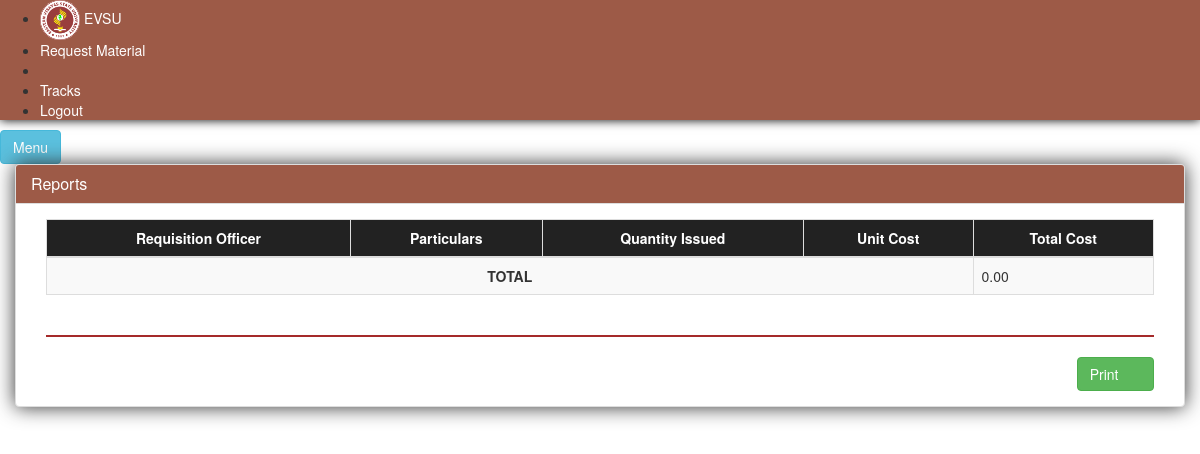
Before: /index.php/iar/reports_supply with the older database file.
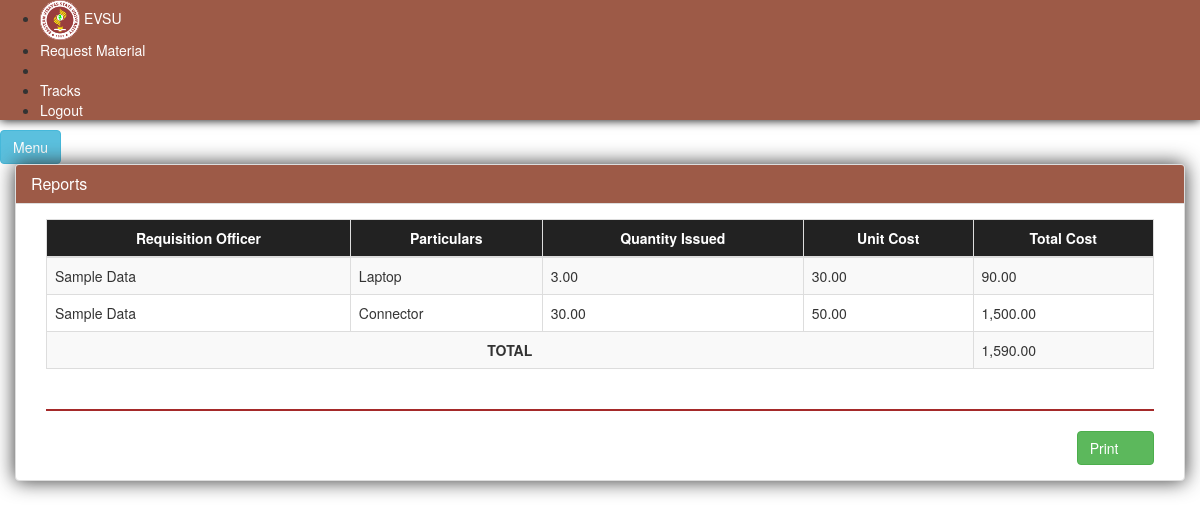
After: the same page with the newer database file.
### tables this page shows
CREATE TABLE IF NOT EXISTS `tbl_po_prices` (
`id` int(11) NOT NULL,
  `mid` int(11) NOT NULL,
  `poid` int(11) NOT NULL,
  `matlistid` int(11) NOT NULL,
  `unitprice` decimal(11,2) NOT NULL
);

CREATE TABLE IF NOT EXISTS `tbl_material_list` (
`id` int(11) NOT NULL,
  `description` varchar(50) NOT NULL,
  `unit` varchar(50) NOT NULL,
  `quantity` decimal(11,2) NOT NULL,
  `unitcost` decimal(11,2) NOT NULL,
  `mid` int(11) NOT NULL,
  `status` int(11) NOT NULL,
  `mat_type` int(11) NOT NULL
);

CREATE TABLE IF NOT EXISTS `material_type` (
`id` int(11) NOT NULL,
  `description` varchar(50) NOT NULL
);

### application/controllers/Iar.php (called while the page is built, shortened)
<?php
	Class Iar extends CI_Controller
	{
        public function reports_supply(){
            $this->load->model('iar_model');
            $this->load->view('report/reports_supply', '');
            $this->load->view('include/footer');
        }
	}
?>

### index.php (called while the page is built, shortened)
<?php
require_once BASEPATH.'core/CodeIgniter.php';

### application/models/Iar_model.php (called while the page is built, shortened)
<?php
	class Iar_model extends CI_Model
	{
        public function getSupplyReports(){
            $val = $this->db->query("SELECT (c.unitprice * b.quantity) total, c.unitprice, d.description mat_type, b.description, b.quantity, CONCAT(f.firstname, ' ', f.lastname) req FROM `tbl_mat_desc` a, tbl_material_list b, tbl_po_prices c, material_type d, material_type e, tbl_party f where a.id = b.mid AND b.mat_type = e.id AND b.id = c.matlistid AND b.mat_type = d.id AND a.pid = f.id")->result_array();
            return $val;
        }
	}
?>

### application/views/report/reports_supply.php (the view)
<div id="page-content-wrapper">
    <a href="#menu-toggle" id="menu-toggle" class="btn btn-info">Menu</a>
    <div class="container-fluid padding_zero">
        <div class="row padding_zero">
            <div class="col-lg-12">
                <div class="panel panel-default" style="box-shadow: 0px 0px 20px rgb(49, 49, 49)">
                    <div class="panel-heading" style="background: rgb(157, 90, 71)" >
                        <h1 class="panel-title" style="color:white">Reports</h1>
                    </div>
                    <div class="panel-body">
                        <div class="col-md-12">
                            <div class="tabe table-responsive">
                                <table class="table table-bordered table-hover table-striped" id="tbl_materials">
                                    <thead>
                                    <tr class="navbar-inverse">
                                        <th style="color:white;text-align:center" >Requisition Officer</th>
                                        <th style="color:white;text-align:center" >Particulars</th>
                                        <th style="color:white;text-align:center" >Quantity Issued</th>
                                        <th style="color:white;text-align:center" >Unit Cost</th>
                                        <th style="color:white;text-align:center" >Total Cost</th>
                                    </tr>
                                    </thead>
                                    <tbody>
                                    <?php
                                    $total = 0;
                                    foreach($this->iar_model->getSupplyReports() as $key => $value) {
                                        $total += $value['total'];
                                        ?>
                                        <tr>
                                            <td><?php echo $value['req'] ?></td>
                                            <td><?php echo $value['description'] ?></td>
                                            <td><?php echo $value['quantity'] ?></td>
                                            <td><?php echo $value['unitprice'] ?></td>
                                            <td><?php echo number_format($value['total'], 2, '.', ',') ?></td>
                                        </tr>
                                    <?php } ?>
                                    <tr>
                                        <td colspan="4" style="text-align: center"><b>TOTAL</b></td>
                                        <td><?php echo number_format($total, 2, '.', ',') ?></td>
                                    </tr>
                                    </tbody>
                                </table>
                            </div>
                            <hr style="border: 1px solid brown;" />
                            <div class="pull-right">
                                <a href="/print_supply" class="btn btn-success addmaterial" target="_blank" data-toggle="modal">Print&nbsp;&nbsp;&nbsp;<span class="glyphicon glyphicon-print"></span></a>
                            </div>
                        </div>
                    </div>
                </div>
            </div>
        </div>
    </div>
</div>

Changed rows visible on the page:
added tbl_po_prices: req "Sample Data", tbl_material_list.description "Laptop", tbl_material_list.quantity "3.00", unitprice "30.00", total "90.00"
added material_type: req "Sample Data", tbl_material_list.description "Connector", tbl_material_list.quantity "30.00", tbl_po_prices.unitprice "50.00", total "1,500.00"
Other visible differences:
$total: "0.00" → "1,590.00"
